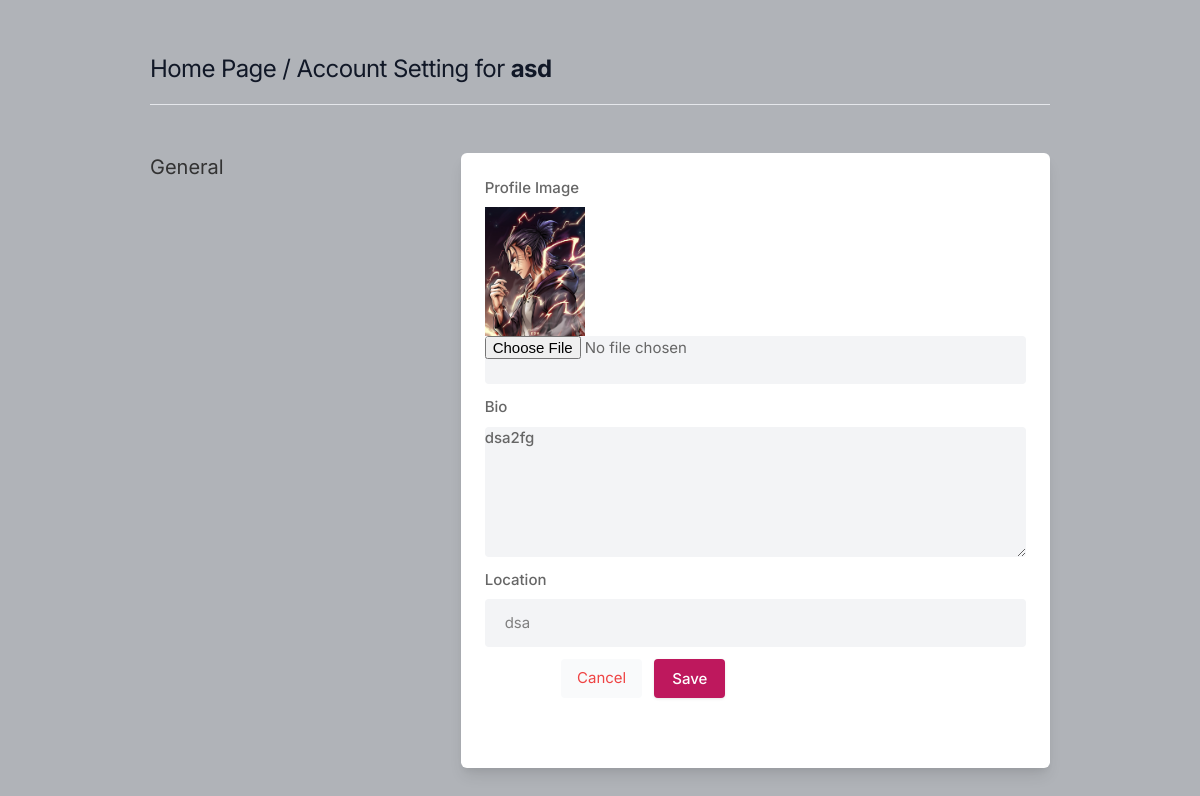
Page /settings (signed in) on the committed database.
### core/models.py (models this page shows, shortened)
class Profile(models.Model):
    user = models.ForeignKey(User, on_delete=models.CASCADE)
    id_user = models.IntegerField()
    bio = models.TextField(blank=True)
    profileimg = models.ImageField(upload_to='profile_images', default='blank_profile.png')
    location = models.CharField(max_length=100, blank=True)

### core/views.py (the view, shortened to what this page needs)
# urls.py: path('settings', views.settings, name='settings'),
@login_required(login_url='signin')
def settings(request):
    user_profile = Profile.objects.get(user=request.user)
    return render(request, 'setting.html', {'user_profile': user_profile})

### templates/setting.html (shortened to what this page needs)
{% load static %}
<!DOCTYPE html>
<html lang="en">
<head>
    <link rel="stylesheet" href="{% static 'assets/css/icons.css' %}">
    <link rel="stylesheet" href="{% static 'assets/css/uikit.css' %}">
    <link rel="stylesheet" href="{% static 'assets/css/style.css' %}">
    <link rel="stylesheet" href="{% static 'assets/css/tailwind.css' %}">
</head>
<body>
            <div class="container m-auto">
                <h1 class="text-2xl leading-none text-gray-900 tracking-tight mt-3"><a href="/">Home Page</a> /  Account Setting for <b>{{user.username}}</b> </h1>
                <br>
                <hr>
                <div class="grid lg:grid-cols-3 mt-12 gap-8">
                    <div>
                        <h3 class="text-xl mb-2"> General</h3>
                    </div>
                    <div class="bg-white rounded-md lg:shadow-lg shadow col-span-2">
                    <form action="" method="POST" enctype="multipart/form-data">
                        <div class="grid grid-cols-2 gap-3 lg:p-6 p-4">
                            <div class="col-span-2">
                                <label for=""> Profile Image</label>
                                <img width="100" height="100" src="{{user_profile.profileimg.url}}"/>
                                <input type="file" name="image" value="" class="shadow-none bg-gray-100">
                            </div>
                            <div class="col-span-2">
                                <label for="about">Bio</label>
                                <textarea id="about" name="bio" rows="3"  class="shadow-none bg-gray-100">{{user_profile.bio}}</textarea>
                            </div>
                            <div class="col-span-2">
                                <label for=""> Location</label>
                                <input type="text" name="location" value="{{user_profile.location}}" class="shadow-none bg-gray-100">
                            </div>
                       <div class="bg-gray-10 p-6 pt-0 flex justify-end space-x-3">
                           <button class="p-2 px-4 rounded bg-gray-50 text-red-500"><a href="/">Cancel</a></button>
                           <button type="submit" class="button bg-blue-700"> Save </button>
                       </div>
                    </form>
                    </div>
                    <br>
                </div>
            </div>
</body>
</html>

### static/assets/css/style.css (style rules this page uses)
body { background-color: #B0B3B8!important; }
button { vertical-align: middle; }
span.button, button.button { background-color: #be185d; top: 0; color: #fff; position: relative; padding: 8px 18px; line-height: 22px; position: relative; font-weight: 500; font-size: 15px; display: inline-block; -webkit-transition: all 0.2s ease-in-out; transition: all 0.2s ease-in-out; cursor: pointer; overflow: hidden; border: none; border-radius: 4px; -webkit-box-shadow: 0 1px 3px rgba(0, 0, 0, 0.1); box-shadow: 0 1px 3px rgba(0, 0, 0, 0.1); }
input { height: 48px; line-height: 48px; padding: 0 20px; outline: none; font-size: 15px; color: #808080; max-width: 100%; width: 100%; -webkit-box-sizing: border-box; box-sizing: border-box; display: block; font-weight: 400; opacity: 1; border-radius: 4px; border: none; -webkit-box-shadow: 0 1px 4px 0px rgba(0, 0, 0, 0.12); box-shadow: 0 1px 4px 0px rgba(0, 0, 0, 0.12); }
input[type="text"], input[type="password"], input[type="email"], input[type="number"] { height: 48px; line-height: 48px; padding: 0 20px; outline: none; font-size: 15px; color: #808080; max-width: 100%; width: 100%; -webkit-box-sizing: border-box; box-sizing: border-box; display: block; font-weight: 400; opacity: 1; border-radius: 4px; border: none; -webkit-box-shadow: 0 1px 4px 0px rgba(0, 0, 0, 0.12); box-shadow: 0 1px 4px 0px rgba(0, 0, 0, 0.12); }
textarea { height: 48px; line-height: 48px; padding: 0 20px; outline: none; font-size: 15px; color: #808080; margin: 0 0 16px 0; max-width: 100%; width: 100%; -webkit-box-sizing: border-box; box-sizing: border-box; display: block; background-color: #fff; font-weight: 500; opacity: 1; border-radius: 4px; border: none; -webkit-box-shadow: 0 1px 4px 0px rgba(0, 0, 0, 0.12); box-shadow: 0 1px 4px 0px rgba(0, 0, 0, 0.12); }
input { -webkit-transition: all 0.1s ease-in-out; transition: all 0.1s ease-in-out; }
::placeholder { color: #808080; opacity: 1; }
textarea { height: auto; line-height: 27px; padding: 20px; min-height: 130px; -webkit-transition: none !important; transition: none !important; min-width: 100%; }
label, legend { display: block; font-weight: bold; font-size: 15px; font-weight: 500; margin-bottom: 8px; }
button { border: none; margin: 0; padding: 0; width: auto; overflow: visible; background: transparent; color: inherit; font: inherit; line-height: normal; cursor: pointer; }
a { color: #be185d; -webkit-transition: 0.3s; transition: 0.3s; outline: none !important; }
button { outline: none !important; }
img { max-width: 100%; }
body { color: #666; font-size: 15px; line-height: 27px; background-color: #f0f2f5; font-family: "Inter", sans-serif; text-transform: none; }
h1, h2, h3, h4, h5, h6 { font-family: "Inter", sans-serif; text-transform: none; }
input[type="text"], input[type="password"], input[type="email"] { font-family: "Inter", sans-serif; text-transform: none; }
textarea, select { font-family: "Inter", sans-serif; text-transform: none; }
button, body .pac-container { font-family: "Inter", sans-serif; text-transform: none; }
h1, h2, h3, h4, h5, h6 { color: #333; font-weight: 500; margin: 0; padding: 0; }
h1 { font-size: 32px; }
h3 { font-size: 22px; }
b, strong { font-weight: 700 !important; }
@media (min-width: 1024px) { .container { max-width: 900px !important; padding-top: 45px; } }
.shadow-none { -webkit-box-shadow: none !important; box-shadow: none !important; }

### rows in the picture
Profile: profileimg (picture), bio "dsa2fg", location "dsa"

### other values in the picture
{{ user.username }} "asd"
